Frame 1 (no input): blank canvas, image omitted
Frame 60 (the mouse pressed at the canvas centre just before this capture): blank canvas, image omitted
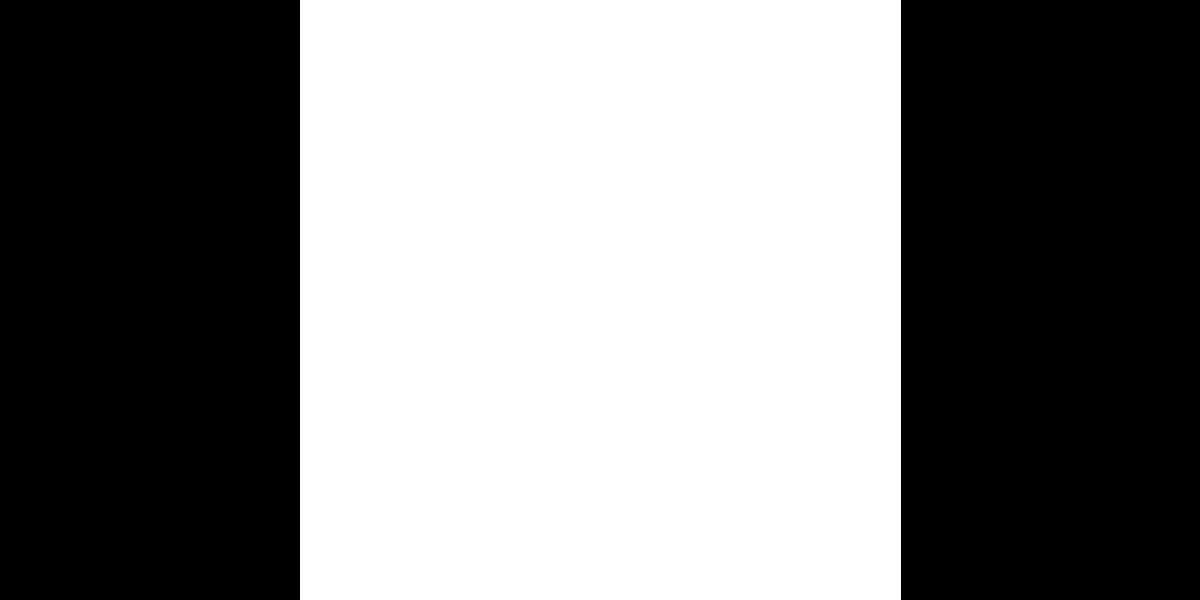
Frame 120 (the mouse held since frame 60 and released just before this capture)

The Processing sketch whose frames 1 and 60 were blank and that drew this single picture after the mouse press (run headless with seeded random() and noise(); from frame 60 on, the mouse is pressed at the canvas centre):

// Processing sketch: processing_72042
// ── processing_72042.pde

float randomDiameter=0;
float strokeGray=0;

void setup() {
size(1200,600);
background(0);
}
void draw() {

 
 smooth();

  stroke(mouseY,mouseY,mouseX);
  strokeWeight(mouseX);                                                                                                                                                                                              
  fill(mouseX,mouseY,mouseX);
  
 // randomDiameter=random(10,49);
 if(randomDiameter<100){
   randomDiameter++;
 }
 else{randomDiameter=0;}
   
triangle(mouseX,mouseY,mouseX,mouseY,mouseX,mouseX);


}
void mouseClicked() {
  if(strokeGray==0){
     strokeGray=255;
  }
  else{strokeGray=0;}
}
void keyPressed(){
  if(key=='s'){
    save("CHANG.png");
  }
}
